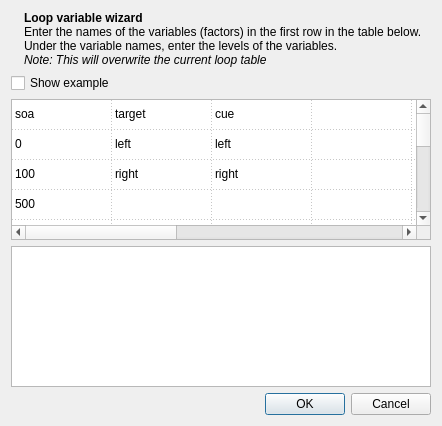
<?xml version="1.0" encoding="UTF-8"?>
<ui version="4.0">
 <class>Dialog</class>
 <widget class="QDialog" name="Dialog">
  <property name="geometry">
   <rect>
    <x>0</x>
    <y>0</y>
    <width>442</width>
    <height>426</height>
   </rect>
  </property>
  <property name="windowTitle">
   <string>Loop Variable Wizard</string>
  </property>
  <layout class="QVBoxLayout" name="verticalLayout">
   <item>
    <widget class="QWidget" name="widget" native="true">
     <layout class="QHBoxLayout" name="horizontalLayout">
      <property name="margin">
       <number>0</number>
      </property>
      <item>
       <widget class="QLabel" name="label">
        <property name="sizePolicy">
         <sizepolicy hsizetype="Fixed" vsizetype="Preferred">
          <horstretch>0</horstretch>
          <verstretch>0</verstretch>
         </sizepolicy>
        </property>
        <property name="text">
         <string/>
        </property>
        <property name="pixmap">
         <pixmap resource="icons.qrc">:/icons/wizard_large.png</pixmap>
        </property>
       </widget>
      </item>
      <item>
       <widget class="QLabel" name="label_2">
        <property name="text">
         <string>&lt;!DOCTYPE HTML PUBLIC &quot;-//W3C//DTD HTML 4.0//EN&quot; &quot;http://www.w3.org/TR/REC-html40/strict.dtd&quot;&gt;
&lt;html&gt;&lt;head&gt;&lt;meta name=&quot;qrichtext&quot; content=&quot;1&quot; /&gt;&lt;style type=&quot;text/css&quot;&gt;
p, li { white-space: pre-wrap; }
&lt;/style&gt;&lt;/head&gt;&lt;body style=&quot; font-family:'Ubuntu'; font-size:9pt; font-weight:400; font-style:normal;&quot;&gt;
&lt;p style=&quot; margin-top:0px; margin-bottom:0px; margin-left:0px; margin-right:0px; -qt-block-indent:0; text-indent:0px;&quot;&gt;&lt;span style=&quot; font-weight:600;&quot;&gt;Loop variable wizard&lt;/span&gt;&lt;/p&gt;
&lt;p style=&quot; margin-top:0px; margin-bottom:0px; margin-left:0px; margin-right:0px; -qt-block-indent:0; text-indent:0px;&quot;&gt;Enter the names of the variables (factors) in the first row in the table below. Under the variable names, enter the levels of the variables.&lt;/p&gt;
&lt;p style=&quot; margin-top:0px; margin-bottom:0px; margin-left:0px; margin-right:0px; -qt-block-indent:0; text-indent:0px;&quot;&gt;&lt;span style=&quot; font-style:italic;&quot;&gt;Note: This will overwrite the current loop table&lt;/span&gt;&lt;/p&gt;&lt;/body&gt;&lt;/html&gt;</string>
        </property>
        <property name="wordWrap">
         <bool>true</bool>
        </property>
       </widget>
      </item>
     </layout>
    </widget>
   </item>
   <item>
    <widget class="QWidget" name="widget_2" native="true">
     <layout class="QHBoxLayout" name="horizontalLayout_2">
      <property name="margin">
       <number>0</number>
      </property>
      <item>
       <widget class="QCheckBox" name="checkBox">
        <property name="text">
         <string>Show example</string>
        </property>
       </widget>
      </item>
      <item>
       <spacer name="horizontalSpacer">
        <property name="orientation">
         <enum>Qt::Horizontal</enum>
        </property>
        <property name="sizeHint" stdset="0">
         <size>
          <width>40</width>
          <height>20</height>
         </size>
        </property>
       </spacer>
      </item>
     </layout>
    </widget>
   </item>
   <item>
    <widget class="good_looking_table" name="table_example">
     <property name="editTriggers">
      <set>QAbstractItemView::NoEditTriggers</set>
     </property>
     <property name="gridStyle">
      <enum>Qt::DotLine</enum>
     </property>
     <attribute name="horizontalHeaderVisible">
      <bool>false</bool>
     </attribute>
     <attribute name="verticalHeaderVisible">
      <bool>false</bool>
     </attribute>
     <row>
      <property name="text">
       <string>New Row</string>
      </property>
     </row>
     <row>
      <property name="text">
       <string>New Row</string>
      </property>
     </row>
     <row>
      <property name="text">
       <string>New Row</string>
      </property>
     </row>
     <row>
      <property name="text">
       <string>New Row</string>
      </property>
     </row>
     <row>
      <property name="text">
       <string>New Row</string>
      </property>
     </row>
     <row>
      <property name="text">
       <string>New Row</string>
      </property>
     </row>
     <row>
      <property name="text">
       <string>New Row</string>
      </property>
     </row>
     <row>
      <property name="text">
       <string>New Row</string>
      </property>
     </row>
     <row>
      <property name="text">
       <string>New Row</string>
      </property>
     </row>
     <row>
      <property name="text">
       <string>New Row</string>
      </property>
     </row>
     <row>
      <property name="text">
       <string>New Row</string>
      </property>
     </row>
     <row>
      <property name="text">
       <string>New Row</string>
      </property>
     </row>
     <column>
      <property name="text">
       <string>New Column</string>
      </property>
     </column>
     <column>
      <property name="text">
       <string>New Column</string>
      </property>
     </column>
     <column>
      <property name="text">
       <string>New Column</string>
      </property>
     </column>
     <column>
      <property name="text">
       <string>New Column</string>
      </property>
     </column>
     <column>
      <property name="text">
       <string>New Column</string>
      </property>
     </column>
     <column>
      <property name="text">
       <string>New Column</string>
      </property>
     </column>
     <column>
      <property name="text">
       <string>New Column</string>
      </property>
     </column>
     <column>
      <property name="text">
       <string>New Column</string>
      </property>
     </column>
     <column>
      <property name="text">
       <string>New Column</string>
      </property>
     </column>
     <column>
      <property name="text">
       <string>New Column</string>
      </property>
     </column>
     <item row="0" column="0">
      <property name="text">
       <string>soa</string>
      </property>
     </item>
     <item row="0" column="1">
      <property name="text">
       <string>target</string>
      </property>
     </item>
     <item row="0" column="2">
      <property name="text">
       <string>cue</string>
      </property>
     </item>
     <item row="1" column="0">
      <property name="text">
       <string>0</string>
      </property>
     </item>
     <item row="1" column="1">
      <property name="text">
       <string>left</string>
      </property>
     </item>
     <item row="1" column="2">
      <property name="text">
       <string>left</string>
      </property>
     </item>
     <item row="2" column="0">
      <property name="text">
       <string>100</string>
      </property>
     </item>
     <item row="2" column="1">
      <property name="text">
       <string>right</string>
      </property>
     </item>
     <item row="2" column="2">
      <property name="text">
       <string>right</string>
      </property>
     </item>
     <item row="3" column="0">
      <property name="text">
       <string>500</string>
      </property>
     </item>
     <item row="4" column="0">
      <property name="text">
       <string>1000</string>
      </property>
     </item>
    </widget>
   </item>
   <item>
    <widget class="good_looking_table" name="table_wizard">
     <property name="gridStyle">
      <enum>Qt::DotLine</enum>
     </property>
     <attribute name="horizontalHeaderVisible">
      <bool>false</bool>
     </attribute>
     <attribute name="verticalHeaderVisible">
      <bool>false</bool>
     </attribute>
    </widget>
   </item>
   <item>
    <widget class="QDialogButtonBox" name="buttonBox">
     <property name="orientation">
      <enum>Qt::Horizontal</enum>
     </property>
     <property name="standardButtons">
      <set>QDialogButtonBox::Cancel|QDialogButtonBox::Ok</set>
     </property>
    </widget>
   </item>
  </layout>
 </widget>
 <customwidgets>
  <customwidget>
   <class>good_looking_table</class>
   <extends>QTableWidget</extends>
   <header location="global">good_looking_table.h</header>
  </customwidget>
 </customwidgets>
 <resources>
  <include location="icons.qrc"/>
 </resources>
 <connections>
  <connection>
   <sender>buttonBox</sender>
   <signal>accepted()</signal>
   <receiver>Dialog</receiver>
   <slot>accept()</slot>
   <hints>
    <hint type="sourcelabel">
     <x>248</x>
     <y>254</y>
    </hint>
    <hint type="destinationlabel">
     <x>157</x>
     <y>274</y>
    </hint>
   </hints>
  </connection>
  <connection>
   <sender>buttonBox</sender>
   <signal>rejected()</signal>
   <receiver>Dialog</receiver>
   <slot>reject()</slot>
   <hints>
    <hint type="sourcelabel">
     <x>316</x>
     <y>260</y>
    </hint>
    <hint type="destinationlabel">
     <x>286</x>
     <y>274</y>
    </hint>
   </hints>
  </connection>
  <connection>
   <sender>checkBox</sender>
   <signal>toggled(bool)</signal>
   <receiver>table_example</receiver>
   <slot>setVisible(bool)</slot>
   <hints>
    <hint type="sourcelabel">
     <x>63</x>
     <y>85</y>
    </hint>
    <hint type="destinationlabel">
     <x>220</x>
     <y>170</y>
    </hint>
   </hints>
  </connection>
 </connections>
</ui>
